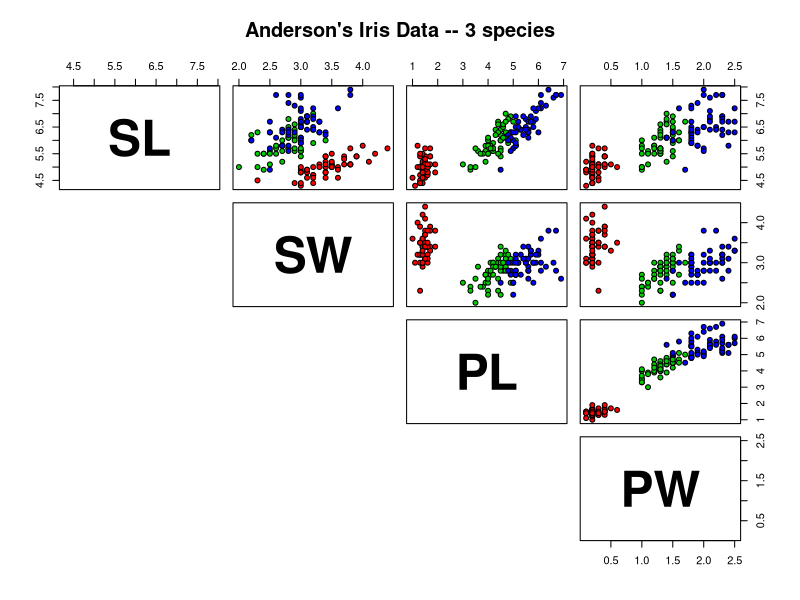

Write the R code that produced this figure.
## ---- chunk 1
pairs(iris[1:4], main = "Anderson's Iris Data -- 3 species", pch = 21, bg = c("red", "green3", "blue")[unclass(iris$Species)], lower.panel=NULL, labels=c("SL","SW","PL","PW"), font.labels=2, cex.labels=4.5)
